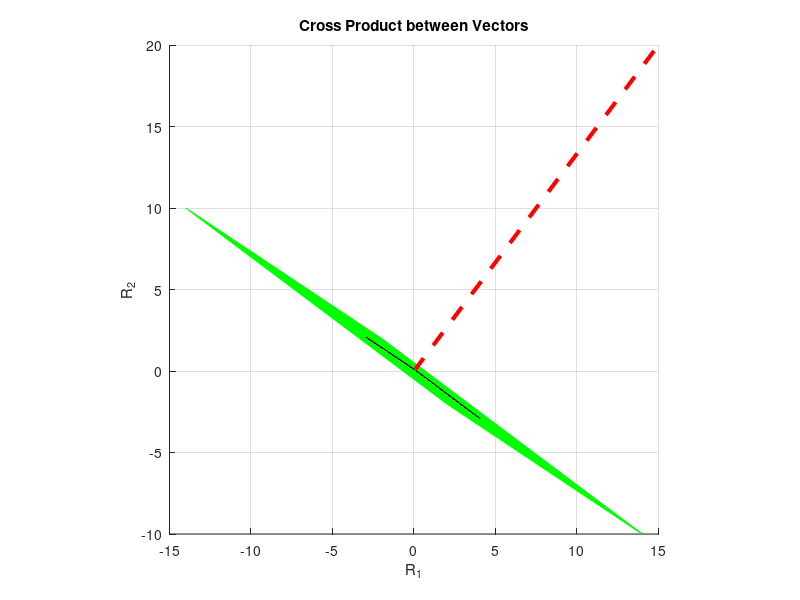

The MATLAB source for this figure:
%%% CROSS PRODUCT IN VECTORS

% creating the vectors
v1 = [ -3 2 5 ];
v2 = [ 4 -3 0 ];

%% Computing the Cross Product using function
v3a = cross(v1, v2)

%% Computing the Cross Product manually
v3b = [ v1(2)*v2(3) - v1(3)*v2(2) ;
        v1(3)*v2(1) - v1(1)*v2(3) ;
        v1(1)*v2(2) - v1(2)*v2(1) ]

% drawing the vectors and the plane they span
figure(1), clf, hold on
h = ezmesh(@(s, t)v1(1)*s + v2(1) * t,
           @(s, t)v1(2)*s + v2(2) * t,
           @(s, t)v1(3)*s + v2(3) * t,
           [-1 1 -1 1] * 2);
set(h, 'facecolor', 'c', 'cdata', ones(50), 'EdgeColor', 'g')

# individual vectors
plot3([0 v1(1)], [0 v1(2)], [0 v1(3)], 'k', 'linewidth', 3)
plot3([0 v2(1)], [0 v2(2)], [0 v2(3)], 'k', 'linewidth', 3)
plot3([0 v3a(1)], [0 v3a(2)], [0 v3a(3)], 'r--', 'linewidth', 3)

% making the plot look nicer
xlabel('R_1'), ylabel('R_2'), zlabel('R_3')
axis square
grid on, rotate3d on, hold on
title('Cross Product between Vectors')